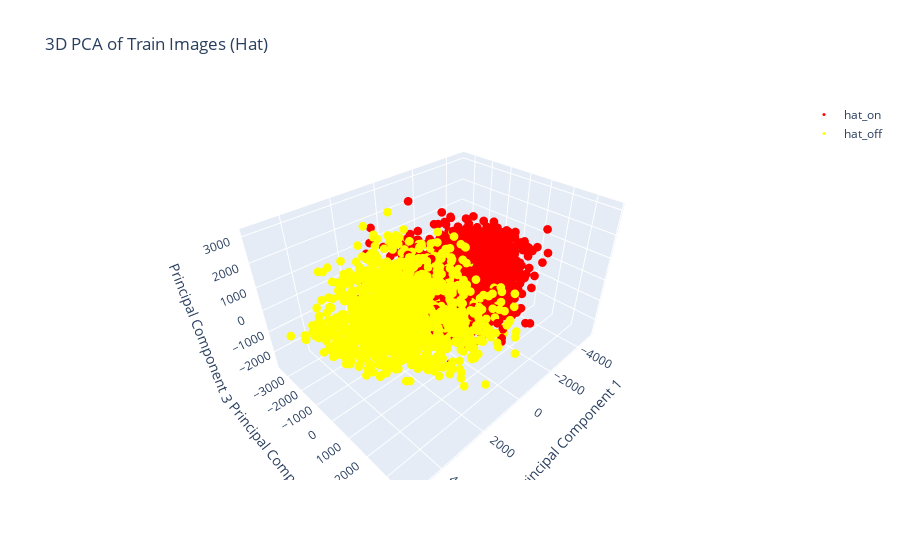
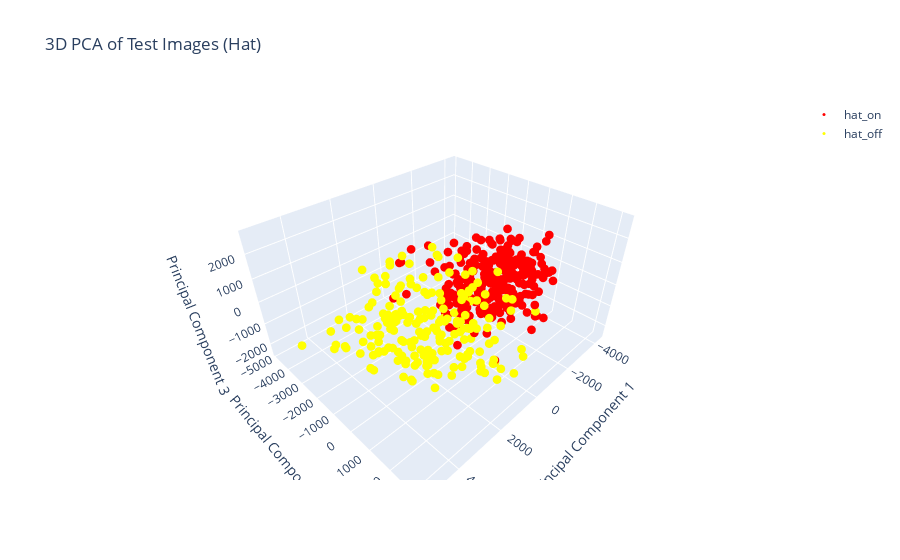
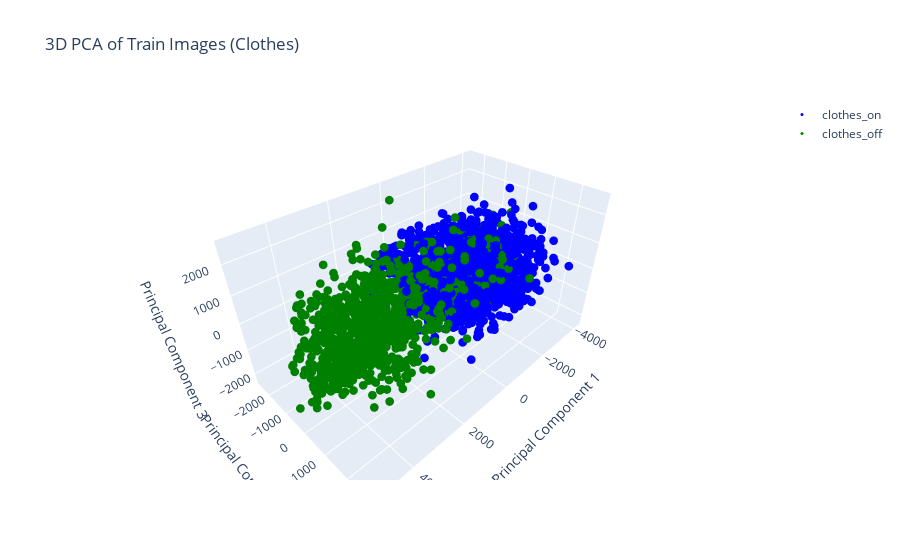
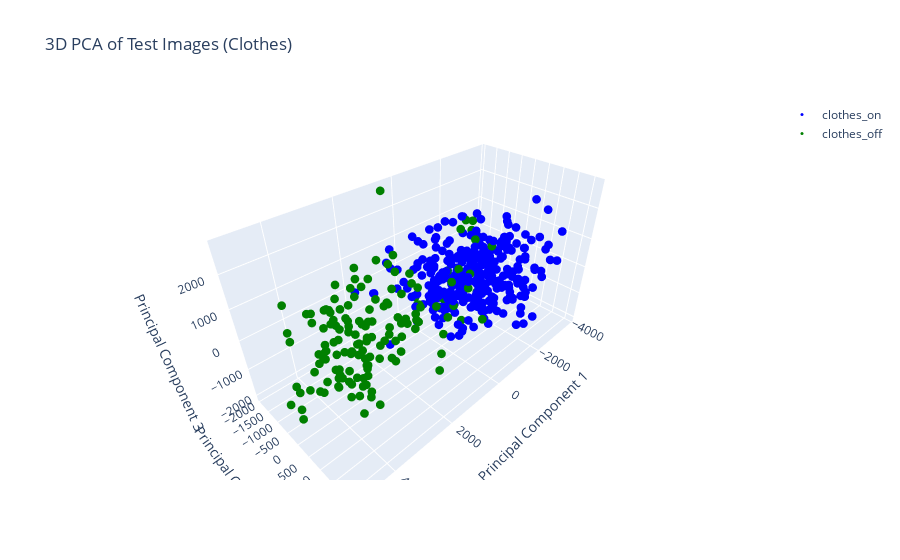

The code cell stored with these charts, in order, in its notebook:
### Code cell
for (label1, label2), pair_name in zip(label_pairs, pair_names):
    # Load and filter images
    train_images, train_labels, train_filenames = load_images_from_folder(train_path, label_filter=[label1, label2])
    test_images, test_labels, test_filenames = load_images_from_folder(test_path, label_filter=[label1, label2])

    # Perform PCA for 3D
    pca_3d = PCA(n_components=3)
    train_pca_3d = pca_3d.fit_transform(train_images)
    test_pca_3d = pca_3d.transform(test_images)

    # Create DataFrames for Plotly
    train_df_3d = pd.DataFrame(train_pca_3d, columns=['PC1', 'PC2', 'PC3'])
    train_df_3d['label'] = train_labels
    train_df_3d['filename'] = train_filenames
    train_df_3d['info'] = train_df_3d.apply(
        lambda row: f"Filename: {row['filename']}<br>PC1: {row['PC1']:.2f}<br>PC2: {row['PC2']:.2f}<br>PC3: {row['PC3']:.2f}",
        axis=1
    )

    test_df_3d = pd.DataFrame(test_pca_3d, columns=['PC1', 'PC2', 'PC3'])
    test_df_3d['label'] = test_labels
    test_df_3d['filename'] = test_filenames
    test_df_3d['info'] = test_df_3d.apply(
        lambda row: f"Filename: {row['filename']}<br>PC1: {row['PC1']:.2f}<br>PC2: {row['PC2']:.2f}<br>PC3: {row['PC3']:.2f}",
        axis=1
    )

    # Create and show plots
    fig_train_3d = create_pca_plot_3d(train_df_3d, f'3D PCA of Train Images ({pair_name})')
    fig_test_3d = create_pca_plot_3d(test_df_3d, f'3D PCA of Test Images ({pair_name})')

    fig_train_3d.show()
    fig_test_3d.show()

### Figure 1 — Plotly figure (JSON) as saved in the notebook; plotly's stock layout.template omitted (floating-point values rounded to 4 significant figures; data arrays with more than 128 entries replaced by an {"elided": "..."} marker saying what was removed)
{"data": [{"hoverinfo": "text", "marker": {"color": "red", "size": 3}, "mode": "markers", "name": "hat_on", "text": {"elided": "1733 str values"}, "type": "scatter3d", "x": {"elided": "1733 float values"}, "y": {"elided": "1733 float values"}, "z": {"elided": "1733 float values"}}, {"hoverinfo": "text", "marker": {"color": "yellow", "size": 3}, "mode": "markers", "name": "hat_off", "text": {"elided": "1324 str values"}, "type": "scatter3d", "x": {"elided": "1324 float values"}, "y": {"elided": "1324 float values"}, "z": {"elided": "1324 float values"}}], "layout": {"coloraxis": {"showscale": false}, "legend": {"bgcolor": "rgba(0,0,0,0)", "bordercolor": "rgba(0,0,0,0)", "traceorder": "normal", "x": 1, "y": 1}, "scene": {"xaxis": {"title": {"text": "Principal Component 1"}}, "yaxis": {"title": {"text": "Principal Component 2"}}, "zaxis": {"title": {"text": "Principal Component 3"}}}, "showlegend": true, "title": {"text": "3D PCA of Train Images (Hat)"}}}

### Figure 2 — Plotly figure (JSON) as saved in the notebook; plotly's stock layout.template omitted (floating-point values rounded to 4 significant figures; data arrays with more than 128 entries replaced by an {"elided": "..."} marker saying what was removed)
{"data": [{"hoverinfo": "text", "marker": {"color": "red", "size": 3}, "mode": "markers", "name": "hat_on", "text": {"elided": "285 str values"}, "type": "scatter3d", "x": {"elided": "285 float values"}, "y": {"elided": "285 float values"}, "z": {"elided": "285 float values"}}, {"hoverinfo": "text", "marker": {"color": "yellow", "size": 3}, "mode": "markers", "name": "hat_off", "text": {"elided": "197 str values"}, "type": "scatter3d", "x": {"elided": "197 float values"}, "y": {"elided": "197 float values"}, "z": {"elided": "197 float values"}}], "layout": {"coloraxis": {"showscale": false}, "legend": {"bgcolor": "rgba(0,0,0,0)", "bordercolor": "rgba(0,0,0,0)", "traceorder": "normal", "x": 1, "y": 1}, "scene": {"xaxis": {"title": {"text": "Principal Component 1"}}, "yaxis": {"title": {"text": "Principal Component 2"}}, "zaxis": {"title": {"text": "Principal Component 3"}}}, "showlegend": true, "title": {"text": "3D PCA of Test Images (Hat)"}}}

### Figure 3 — Plotly figure (JSON) as saved in the notebook; plotly's stock layout.template omitted (floating-point values rounded to 4 significant figures; data arrays with more than 128 entries replaced by an {"elided": "..."} marker saying what was removed)
{"data": [{"hoverinfo": "text", "marker": {"color": "blue", "size": 3}, "mode": "markers", "name": "clothes_on", "text": {"elided": "1932 str values"}, "type": "scatter3d", "x": {"elided": "1932 float values"}, "y": {"elided": "1932 float values"}, "z": {"elided": "1932 float values"}}, {"hoverinfo": "text", "marker": {"color": "green", "size": 3}, "mode": "markers", "name": "clothes_off", "text": {"elided": "1046 str values"}, "type": "scatter3d", "x": {"elided": "1046 float values"}, "y": {"elided": "1046 float values"}, "z": {"elided": "1046 float values"}}], "layout": {"coloraxis": {"showscale": false}, "legend": {"bgcolor": "rgba(0,0,0,0)", "bordercolor": "rgba(0,0,0,0)", "traceorder": "normal", "x": 1, "y": 1}, "scene": {"xaxis": {"title": {"text": "Principal Component 1"}}, "yaxis": {"title": {"text": "Principal Component 2"}}, "zaxis": {"title": {"text": "Principal Component 3"}}}, "showlegend": true, "title": {"text": "3D PCA of Train Images (Clothes)"}}}

### Figure 4 — Plotly figure (JSON) as saved in the notebook; plotly's stock layout.template omitted (floating-point values rounded to 4 significant figures; data arrays with more than 128 entries replaced by an {"elided": "..."} marker saying what was removed)
{"data": [{"hoverinfo": "text", "marker": {"color": "blue", "size": 3}, "mode": "markers", "name": "clothes_on", "text": {"elided": "326 str values"}, "type": "scatter3d", "x": {"elided": "326 float values"}, "y": {"elided": "326 float values"}, "z": {"elided": "326 float values"}}, {"hoverinfo": "text", "marker": {"color": "green", "size": 3}, "mode": "markers", "name": "clothes_off", "text": {"elided": "151 str values"}, "type": "scatter3d", "x": {"elided": "151 float values"}, "y": {"elided": "151 float values"}, "z": {"elided": "151 float values"}}], "layout": {"coloraxis": {"showscale": false}, "legend": {"bgcolor": "rgba(0,0,0,0)", "bordercolor": "rgba(0,0,0,0)", "traceorder": "normal", "x": 1, "y": 1}, "scene": {"xaxis": {"title": {"text": "Principal Component 1"}}, "yaxis": {"title": {"text": "Principal Component 2"}}, "zaxis": {"title": {"text": "Principal Component 3"}}}, "showlegend": true, "title": {"text": "3D PCA of Test Images (Clothes)"}}}
